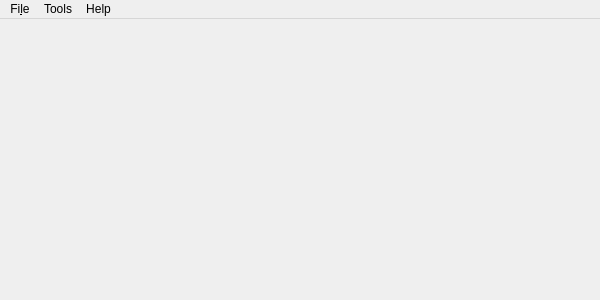
<?xml version="1.0" encoding="UTF-8"?>
<ui version="4.0">
 <class>MainWindow</class>
 <widget class="QMainWindow" name="MainWindow">
  <property name="geometry">
   <rect>
    <x>0</x>
    <y>0</y>
    <width>600</width>
    <height>300</height>
   </rect>
  </property>
  <property name="windowIcon">
   <iconset resource="resources.qrc">
    <normaloff>:/resources/icons/application.svgz</normaloff>:/resources/icons/application.svgz</iconset>
  </property>
  <widget class="QWidget" name="centralWidget">
   <layout class="QHBoxLayout" name="horizontalLayout">
    <property name="leftMargin">
     <number>0</number>
    </property>
    <property name="topMargin">
     <number>0</number>
    </property>
    <property name="rightMargin">
     <number>0</number>
    </property>
    <property name="bottomMargin">
     <number>0</number>
    </property>
    <item>
     <widget class="Plot" name="plot" native="true"/>
    </item>
   </layout>
  </widget>
  <widget class="QMenuBar" name="menuBar">
   <property name="geometry">
    <rect>
     <x>0</x>
     <y>0</y>
     <width>600</width>
     <height>22</height>
    </rect>
   </property>
   <widget class="QMenu" name="menuFile">
    <property name="title">
     <string>Fi&amp;le</string>
    </property>
    <addaction name="actionExit"/>
   </widget>
   <widget class="QMenu" name="menuTools">
    <property name="title">
     <string>Tools</string>
    </property>
    <addaction name="actionSettings"/>
   </widget>
   <widget class="QMenu" name="menuHelp">
    <property name="title">
     <string>Help</string>
    </property>
    <addaction name="actionAbout"/>
   </widget>
   <addaction name="menuFile"/>
   <addaction name="menuTools"/>
   <addaction name="menuHelp"/>
  </widget>
  <action name="actionExit">
   <property name="text">
    <string>&amp;Exit</string>
   </property>
   <property name="shortcut">
    <string>Ctrl+Q</string>
   </property>
  </action>
  <action name="actionSettings">
   <property name="text">
    <string>&amp;Settings...</string>
   </property>
   <property name="shortcut">
    <string>F12</string>
   </property>
  </action>
  <action name="actionAbout">
   <property name="text">
    <string>About...</string>
   </property>
  </action>
  <action name="actionShow">
   <property name="text">
    <string>Show</string>
   </property>
  </action>
 </widget>
 <layoutdefault spacing="6" margin="11"/>
 <customwidgets>
  <customwidget>
   <class>Plot</class>
   <extends>QWidget</extends>
   <header>Plot.h</header>
   <container>1</container>
  </customwidget>
 </customwidgets>
 <resources>
  <include location="resources.qrc"/>
 </resources>
 <connections/>
</ui>
